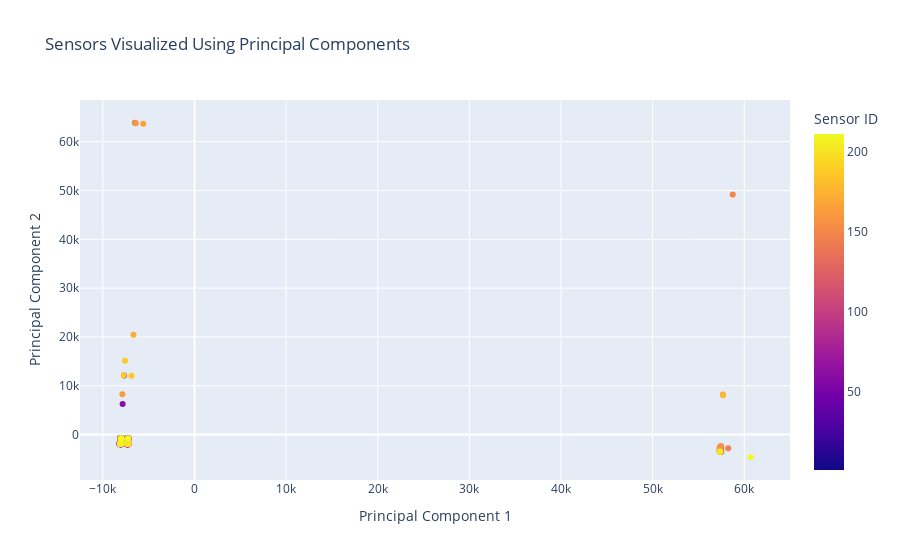

Here is the notebook cell this chart was saved with:
### Code cell
# Plot the PCA interactive plot
plot_pca_interactive(df_range_delay_ends, sensor_id_col='Sensor ID', n_components=2)

### Figure 1 — Plotly figure (JSON) as saved in the notebook; plotly's stock layout.template omitted (floating-point values rounded to 4 significant figures; data arrays with more than 128 entries replaced by an {"elided": "..."} marker saying what was removed)
{"data": [{"customdata": {"elided": "210x1 int values"}, "hovertemplate": "Principal Component 1=%{x}<br>Principal Component 2=%{y}<br>Sensor ID=%{marker.color}<extra></extra>", "legendgroup": "", "marker": {"color": {"elided": "210 int values"}, "coloraxis": "coloraxis", "symbol": "circle"}, "mode": "markers", "name": "", "orientation": "v", "showlegend": false, "type": "scatter", "x": {"elided": "210 float values"}, "xaxis": "x", "y": {"elided": "210 float values"}, "yaxis": "y"}], "layout": {"coloraxis": {"colorbar": {"title": {"text": "Sensor ID"}}, "colorscale": [[0, "#0d0887"], [0.1111, "#46039f"], [0.2222, "#7201a8"], [0.3333, "#9c179e"], [0.4444, "#bd3786"], [0.5556, "#d8576b"], [0.6667, "#ed7953"], [0.7778, "#fb9f3a"], [0.8889, "#fdca26"], [1, "#f0f921"]]}, "legend": {"tracegroupgap": 0}, "title": {"text": "Sensors Visualized Using Principal Components"}, "xaxis": {"anchor": "y", "domain": [0, 1], "title": {"text": "Principal Component 1"}}, "yaxis": {"anchor": "x", "domain": [0, 1], "title": {"text": "Principal Component 2"}}}}
